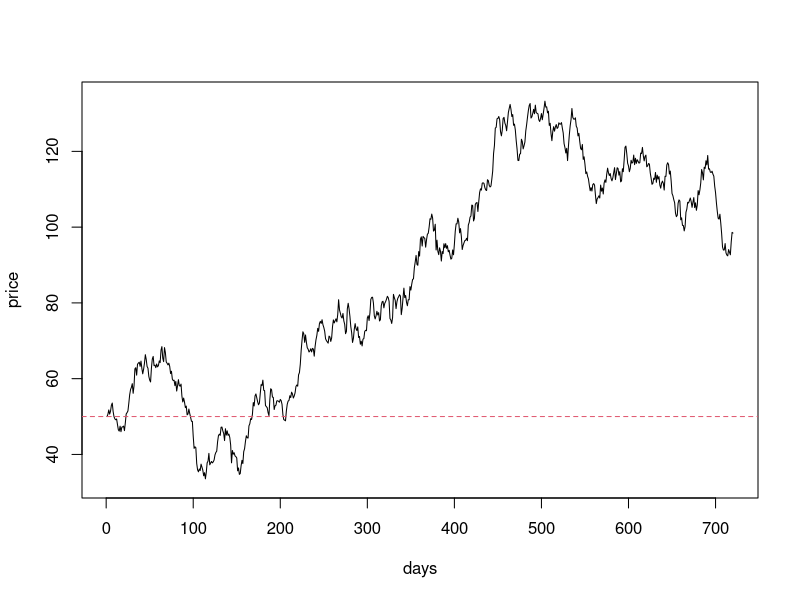

This figure's R source:
#option pricing based on Black-Scholes Formula

current_stock_price <- 50
time_until_option_expires <- 720
Option_strike_price <- 5
Risk_free_interest_rate <- 3
implied_volatility <- 3

S <- current_stock_price
t <- time_until_option_expires
K <- Option_strike_price
r <- Risk_free_interest_rate
s <- implied_volatility

d_1 <- (log(S/K)+(r+(s^2)/2)*t)/(s*sqrt(t))
d_2 <- d_1 - s*sqrt(t)

C <- S*pnorm(d_1)-pnorm(d_2)*K*exp(-r*t)


##

N <- 10000

daily_change <- rnorm(n = length(1:time_until_option_expires) - 1, sd = sqrt(implied_volatility))

change_in_price <- c(0,cumsum(daily_change))
daily_price <- change_in_price + current_stock_price
 

plot(1:time_until_option_expires, daily_price, type = 'l', ylim = c(min(daily_price)-1,max(daily_price)+1), xlab = "days", ylab = "price")
abline(h = C, col=2, lty = 2)
